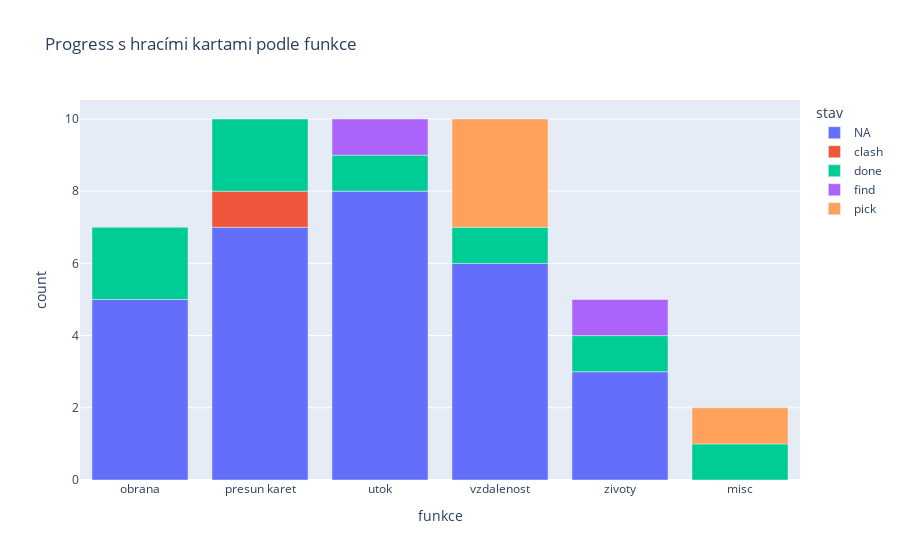

The notebook cell this image was saved under:
### Code cell
funkce_breakdown = (hlasky
                    .query('kategorie == ["hneda","modra","zelena"]')
                  .groupby(['stav', 'funkce'])
                  ['stav']
                  .count()
                  .to_frame()
                  .rename(columns={'stav': 'count'})
                  .reset_index()
                 )

px.bar(
    funkce_breakdown,
    x='funkce',
    y='count',
    color='stav',
    title='Progress s hracími kartami podle funkce'
)

### Figure 1 — Plotly figure (JSON) as saved in the notebook; plotly's stock layout.template omitted (floating-point values rounded to 4 significant figures)
{"data": [{"alignmentgroup": "True", "hoverlabel": {"namelength": 0}, "hovertemplate": "stav=NA<br>funkce=%{x}<br>count=%{y}", "legendgroup": "NA", "marker": {"color": "#636efa"}, "name": "NA", "offsetgroup": "NA", "orientation": "v", "showlegend": true, "textposition": "auto", "type": "bar", "x": ["obrana", "presun karet", "utok", "vzdalenost", "zivoty"], "xaxis": "x", "y": [5, 7, 8, 6, 3], "yaxis": "y"}, {"alignmentgroup": "True", "hoverlabel": {"namelength": 0}, "hovertemplate": "stav=clash<br>funkce=%{x}<br>count=%{y}", "legendgroup": "clash", "marker": {"color": "#EF553B"}, "name": "clash", "offsetgroup": "clash", "orientation": "v", "showlegend": true, "textposition": "auto", "type": "bar", "x": ["presun karet"], "xaxis": "x", "y": [1], "yaxis": "y"}, {"alignmentgroup": "True", "hoverlabel": {"namelength": 0}, "hovertemplate": "stav=done<br>funkce=%{x}<br>count=%{y}", "legendgroup": "done", "marker": {"color": "#00cc96"}, "name": "done", "offsetgroup": "done", "orientation": "v", "showlegend": true, "textposition": "auto", "type": "bar", "x": ["misc", "obrana", "presun karet", "utok", "vzdalenost", "zivoty"], "xaxis": "x", "y": [1, 2, 2, 1, 1, 1], "yaxis": "y"}, {"alignmentgroup": "True", "hoverlabel": {"namelength": 0}, "hovertemplate": "stav=find<br>funkce=%{x}<br>count=%{y}", "legendgroup": "find", "marker": {"color": "#ab63fa"}, "name": "find", "offsetgroup": "find", "orientation": "v", "showlegend": true, "textposition": "auto", "type": "bar", "x": ["utok", "zivoty"], "xaxis": "x", "y": [1, 1], "yaxis": "y"}, {"alignmentgroup": "True", "hoverlabel": {"namelength": 0}, "hovertemplate": "stav=pick<br>funkce=%{x}<br>count=%{y}", "legendgroup": "pick", "marker": {"color": "#FFA15A"}, "name": "pick", "offsetgroup": "pick", "orientation": "v", "showlegend": true, "textposition": "auto", "type": "bar", "x": ["misc", "vzdalenost"], "xaxis": "x", "y": [1, 3], "yaxis": "y"}], "layout": {"barmode": "relative", "legend": {"title": {"text": "stav"}, "tracegroupgap": 0}, "title": {"text": "Progress s hracími kartami podle funkce"}, "xaxis": {"anchor": "y", "domain": [0, 1], "title": {"text": "funkce"}}, "yaxis": {"anchor": "x", "domain": [0, 1], "title": {"text": "count"}}}}
